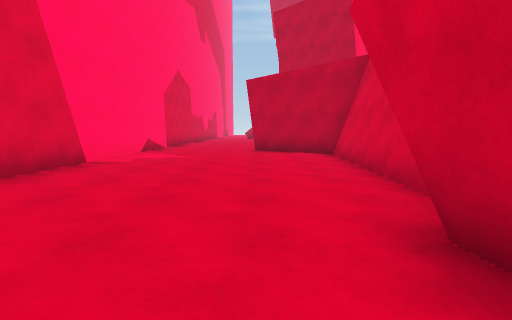
view 1 (above)

21 first-person views from a walk through a 3-D level made in the Unity game engine. The camera is 1.3 m above the floor, tilts 6° down and sees 85° across. The floor is counted in squares, 2 m on a side. Each view is taken from the middle of a square. On the plan, view 1 faces up. The plan holds only what a view shows up to about 9 squares ahead; the rest is blank. The place goes on beyond the plan.

view 2
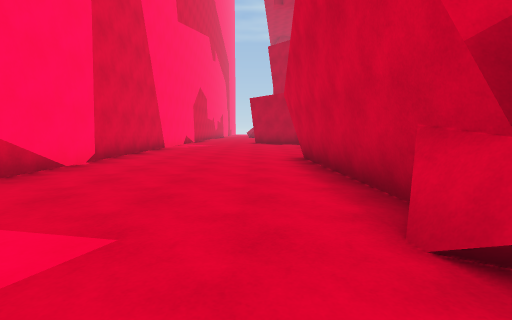

view 3
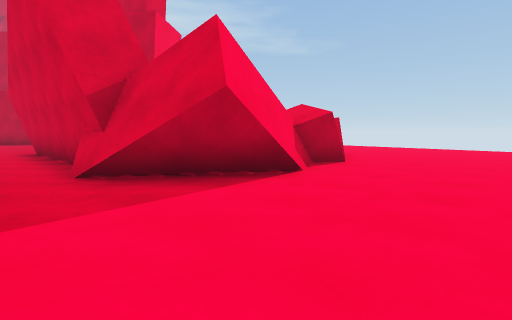

view 4
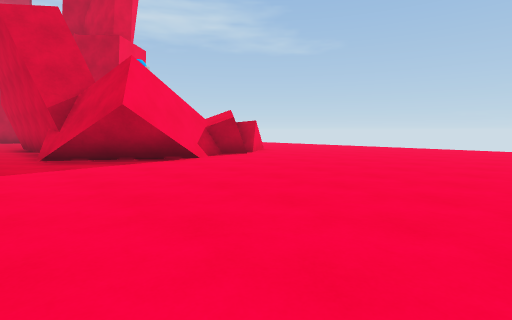

view 5
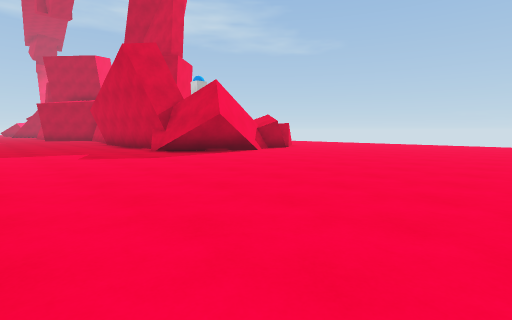

view 6
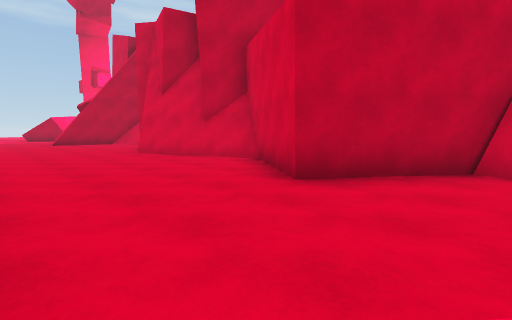

view 7
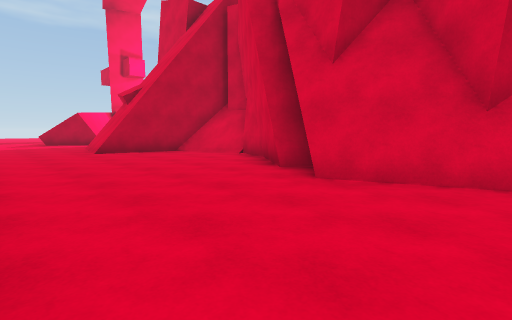

view 8
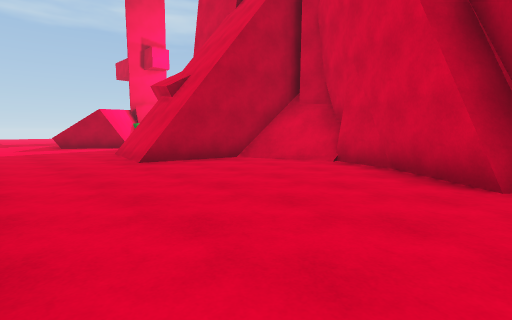

view 9
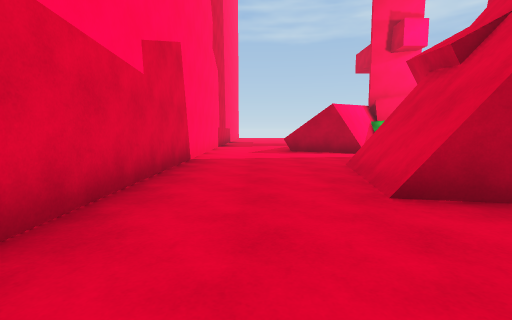

view 10
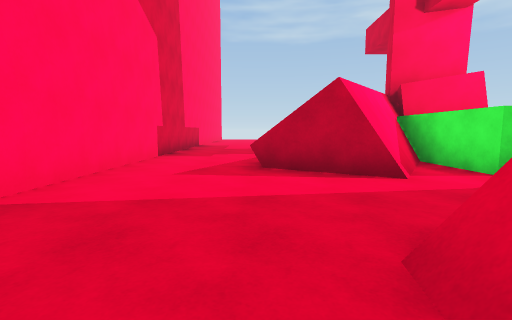

view 11
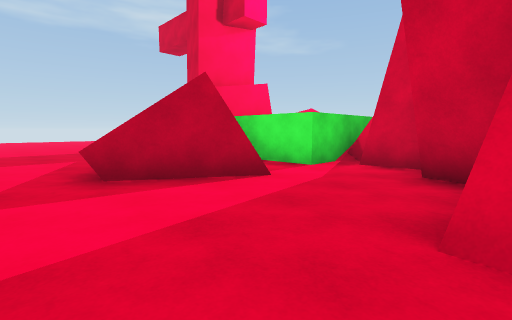

view 12
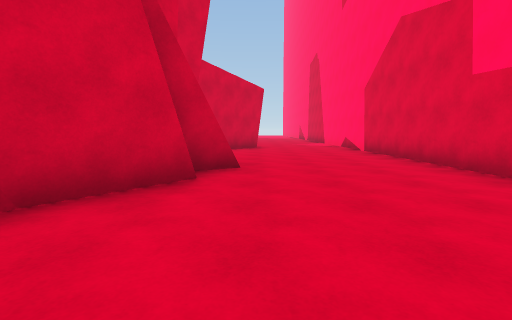

view 13
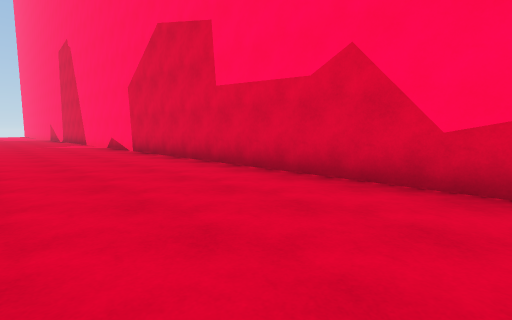

view 14
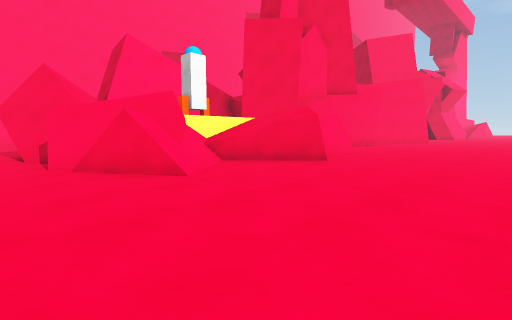

view 15
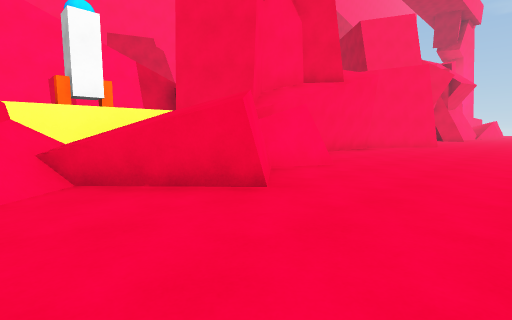

view 16
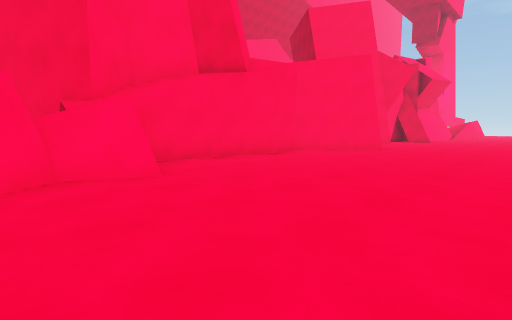

view 17
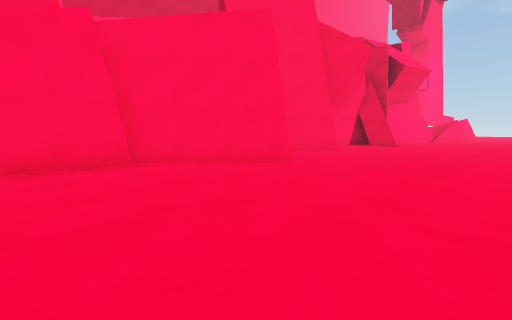

view 18
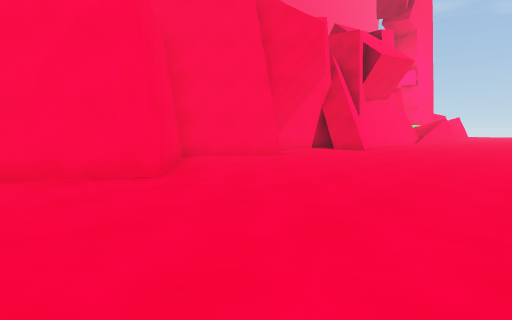

view 19
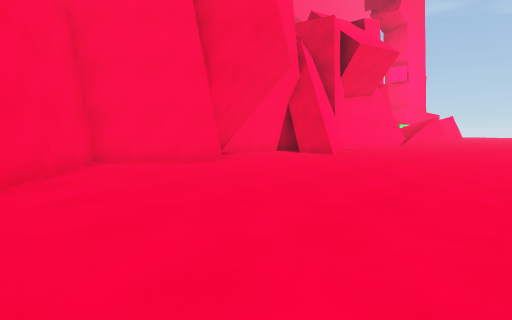

view 20
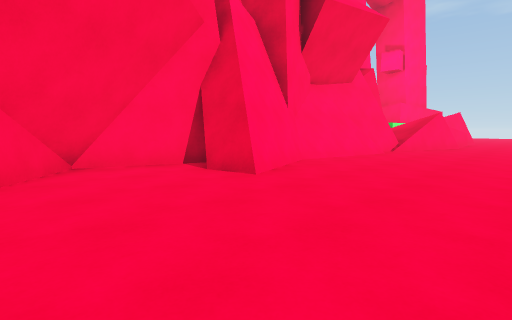

view 21
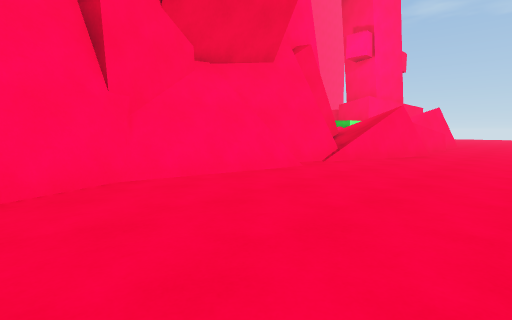

### Floor plan
Points are (right, up) in squares from view 1. A wall is a line through its corners. A room is listed if a view was taken in it or the views show most of it. See-through windows are left out.
Room 1 (views 1, 2, 3, 4, 5, 6, 7, 8, 9, 10, 11, 12, 13, 14, 15, 16, 17, 18, 19, 20, 21)
walls: (5.9, 7) (5.5, 2.3); (7.1, 2) (6.8, 1.4); (6.6, 1) (6.4, 0.5); (2.5, 7.4) (-0.1, 9.2) (1.9, 11.9) (0.5, 15.5) (1.3, 15.9); (6.7, 0.6) (7.7, -0.6); (1.8, 2.8) (2.2, 7.7); (7.5, -1.1) (7.1, -1.4); (7.1, -1.5) (6, -2.6); (5.5, -2.7) (6.5, -3.4) (6.1, -3.9); (1.8, 11.8) (0.4, 15.4); (2.3, -3.2) (1.3, -3.2); (7, -4.2) (6.2, -4.7); (4.4, -4.6) (2.4, -5.6); (1.3, -3.6) (1.1, -2.8); (1.3, -3.6) (1, 2); (5.5, -4.9) (5.3, -5.2) (4.9, -4.9); (-3.5, 9.1) (-3.5, -1.2); (4.6, 15.8) (5.2, 14.2); (1.5, -5.2) (1.3, -3.9); (1.5, 16) (0.9, 16.5); (5.3, 17.4) (4.4, 15.1) (6.2, 13.7) (4.6, 11.7) (7.2, 9.8) (5.2, 7); (0.8, 16.3) (2.2, 18.1); (2, 17.6) (2.5, 19); (2.9, 19) (3.5, 19.7) (3.2, 20.6); (6, 19.7) (6.9, 17) (5.6, 16.8); (3.6, 20.8) (-0.2, 21.5) (0.3, 24.3); (6.4, 22.1) (5.8, 19.5); (6.7, 22.3) (6, 19.3); (-0.3, 21.6) (0.1, 24.3); (6.6, 23.9) (6, 22.3); (1.6, 24.2) (2, 25.2); (3.2, 25.3) (3.2, 26.3); (7.9, 26.3) (6.9, 23.4); (3.7, 26.4) (3.8, 26.9); (4.9, 27) (2.5, 27) (2.5, 29.8) (1.6, 28.5); (0.8, 26.8) (-1.1, 28); (1.5, 28.3) (0.6, 26.9); (7.9, 28.7) (7.4, 27.4); (-3.5, 31.5) (-3.5, 10.6)
low walls: (4.5, -4.8) (3.1, -5.5); (4.5, 15.4) (4.7, 14.8); (1.3, 15.9) (0.8, 16.3); (6.5, 20.6) (6.2, 19.2); (6.9, 22.2) (6.7, 21.5); (-0.6, 21.6) (-0.1, 24.3); (6.7, 22.9) (6.5, 22.4); (6.8, 23.9) (6.3, 22.4); (1.9, 24.4) (2.2, 25.2); (2.5, 29.3) (0.8, 26.8)

Positions as (right, up) in squares from view 1, and headings:
1: (0, 0), facing up
2: (0, -5), facing up
3: (0, -8), facing up-right
4: (0, -11), facing up-right
5: (-3, -12), facing up-right
6: (-3, 7), facing up-right
7: (-3, 13), facing up-right
8: (-3, 16), facing up-right
9: (-2, 19), facing up
10: (-1, 23), facing up
11: (-2, 24), facing up-right
12: (0, 20), facing down
13: (0, 20), facing down-left
14: (11, -6), facing up-left
15: (10, -3), facing up-left
16: (11, 0), facing up-left
17: (11, 5), facing up-left
18: (11, 8), facing up-left
19: (11, 10), facing up-left
20: (10, 14), facing up-left
21: (10, 18), facing up-left
